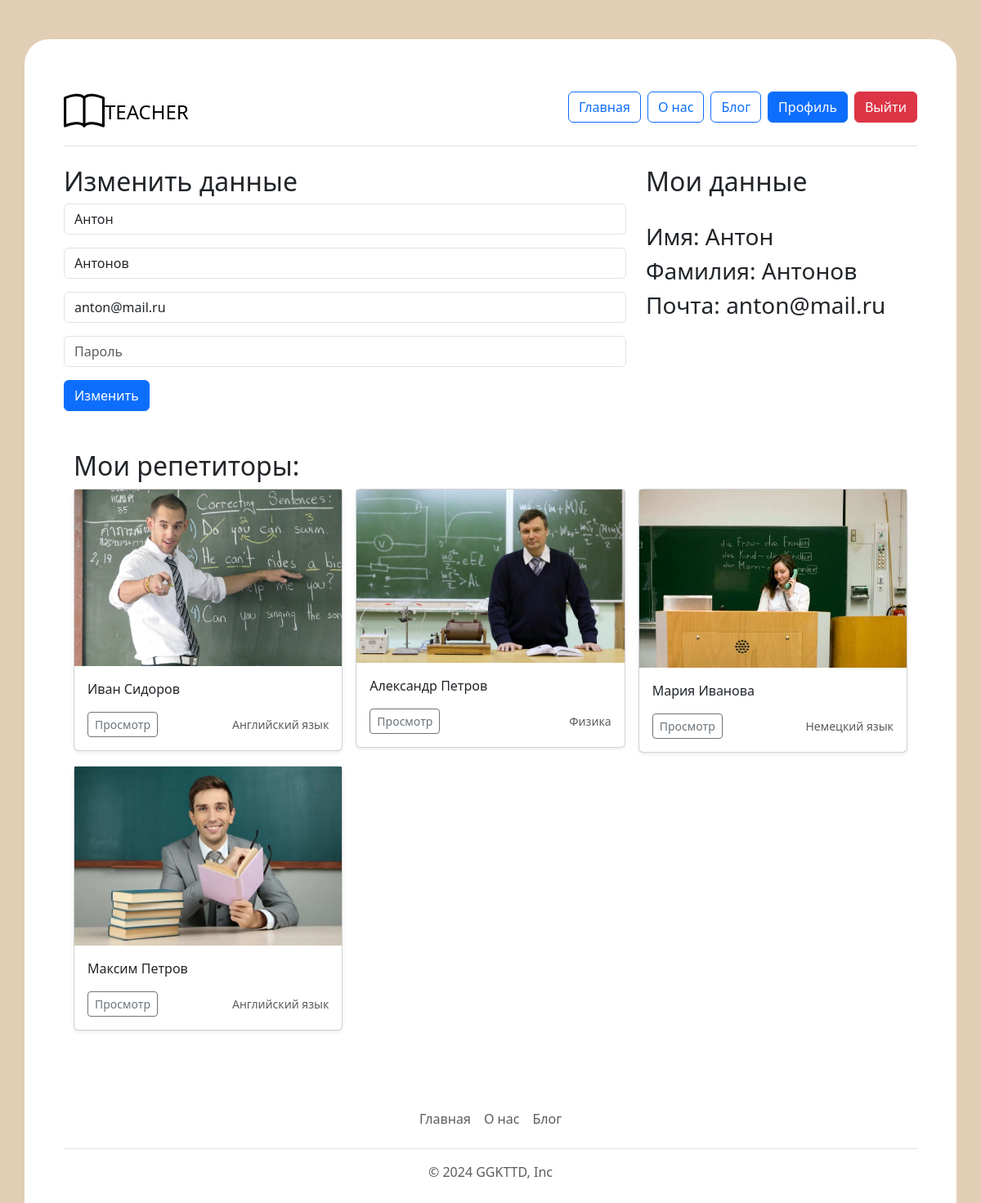
Page /profile (signed in) on the committed database.
### app.py (models this page shows, shortened)
class Users(db.Model):
    id = db.Column(db.Integer,primary_key=True)
    name = db.Column(db.String(100))
    surname = db.Column(db.String(100))
    email = db.Column(db.String(100), unique=True)
    password = db.Column(db.String(100), unique=True)
    root = db.Column(db.Integer, default=0)
    likes = db.Column(db.Integer, default=0)

class Teachers(db.Model):
    id = db.Column(db.Integer,primary_key=True)
    desciption = db.Column(db.Text)
    price = db.Column(db.Integer)
    subject = db.Column(db.String(100))
    image_name = db.Column(db.String(100))
    city = db.Column(db.String(100))
    id_user = db.Column(db.Integer, db.ForeignKey('users.id'))
    status = db.Column(db.Integer, default=0)

### app.py (the view, shortened to what this page needs)
@app.route('/profile', methods=['GET', 'POST'])
def profile():
    if not 'name' in session:
        abort(401)
    total_user = Users.query.filter_by(email=session['name']).first()
    id_list = []
    teacher_list = []
    teacher = object
    orders_teacher = []
    total_user = Users.query.filter_by(email=session['name']).first()
    orders = Orders.query.filter_by(id_user=total_user.id).all()
    teacher = Teachers.query.filter_by(id_user=total_user.id).first()
    if teacher:
        orders_teacher = Orders.query.filter_by(id_teacher=teacher.id).all()
    student_list = []
    for el in orders_teacher:
        student_list.append(Users.query.get(el.id_user))
    for order in orders:
        id_list.append(order.id_teacher)
    for el in id_list:
        teacher_list.append(Teachers.query.filter_by(id=el).first())
    user_list = []
    for el in teacher_list:
        user_list.append(Users.query.filter_by(id=el.id_user).first())
    return render_template("profile.html",teacher_list=teacher_list,teacher=teacher,user_list=user_list,student_list=student_list,zip=zip)

### app.py (called while the page is built)
@app.context_processor
def inject_user():
    return dict(
    subjects=db.session.query(Teachers.subject).distinct().all(),
    articles_category=db.session.query(Articles.category).distinct().all(),
    )

@app.context_processor
def inject_user():
    def get_user_name():
        if 'name' in session:
            return Users.query.filter_by(email=session['name']).first()
    return dict(active_user=get_user_name())

### templates/profile.html (shortened to what this page needs)
{% extends 'base.html' %}
{% block main %}
<main class="">
    <div class="row">
        <div class="col-md-8">
            <form class="" method="post">
                <h2 class="">Изменить данные</h2>
                <div class="mb-3">
                    <input type="text" class="form-control" id="exampleInputEmail1" aria-describedby="emailHelp"
                        placeholder="Имя" required name="name" value="{{active_user.name}}">
                </div>
                <div class="mb-3">
                    <input type="text" class="form-control" id="exampleInputEmail1" aria-describedby="emailHelp"
                        placeholder="Фамилия" required name="surname" value="{{active_user.surname}}">
                </div>
                <div class="mb-3">
                    <input type="email" class="form-control" id="exampleInputEmail1" aria-describedby="emailHelp"
                        placeholder="Email" required name="email" value="{{active_user.email}}">
                </div>
                <div class="mb-3">
                    <input type="password" class="form-control" id="exampleInputPassword1" placeholder="Пароль" required
                        name="password" value="">
                </div>
                <button type="submit" class="btn btn-primary">Изменить</button>
            </form>
        </div>
        <div class="col-md-4">
            <h2>Мои данные</h2>
            <h3>Имя: {{active_user.name}}</h3>
            <h3>Фамилия: {{active_user.surname}}</h3>
            <h3>Почта: {{active_user.email}}</h3>
        </div>
    </div>
    {%if not active_user.root==1 and not active_user.root==2%}
    <div class="album py-5 ">
        <div class="container">
            <h2>Мои репетиторы:</h2>
            <div class="row row-cols-1 row-cols-sm-2 row-cols-md-3 g-3">
                {%if teacher_list%}
                {%for teacher,user in zip(teacher_list,user_list)%}
                <div class="col">
                    <div class="card shadow-sm">
                        <img src="../static/img/upload/{{teacher.image_name}}" alt="">
                        <div class="card-body">
                            <p class="card-text">{{user.name}} {{user.surname}}</p>
                            <div class="d-flex justify-content-between align-items-center">
                                <div class="btn-group">
                                    <a href="/teacher/{{teacher.id}}"
                                        class="btn btn-sm btn-outline-secondary">Просмотр</a>
                                </div>
                                <small class="text-body-secondary">{{teacher.subject}}</small>
                            </div>
                        </div>
                    </div>
                </div>
                {%endfor%}
                {%else%}
                <h3>Список пуст!</h3>
                {%endif%}
            </div>
        </div>
    </div>
    {%endif%}
</main>
{% endblock %}

### static/css/style.css (style rules this page uses)
body { background-color: #e2ceb5; }

### rows in the picture
Users: name "Антон", surname "Антонов", email "anton@mail.ru"
Teachers: image_name (picture), name "Иван", surname "Сидоров", subject "Английский язык"
Teachers: image_name (picture), name "Александр", surname "Петров", subject "Физика"
Teachers: image_name (picture), name "Мария", surname "Иванова", subject "Немецкий язык"
Teachers: image_name (picture), name "Максим", surname "Петров", subject "Английский язык"
